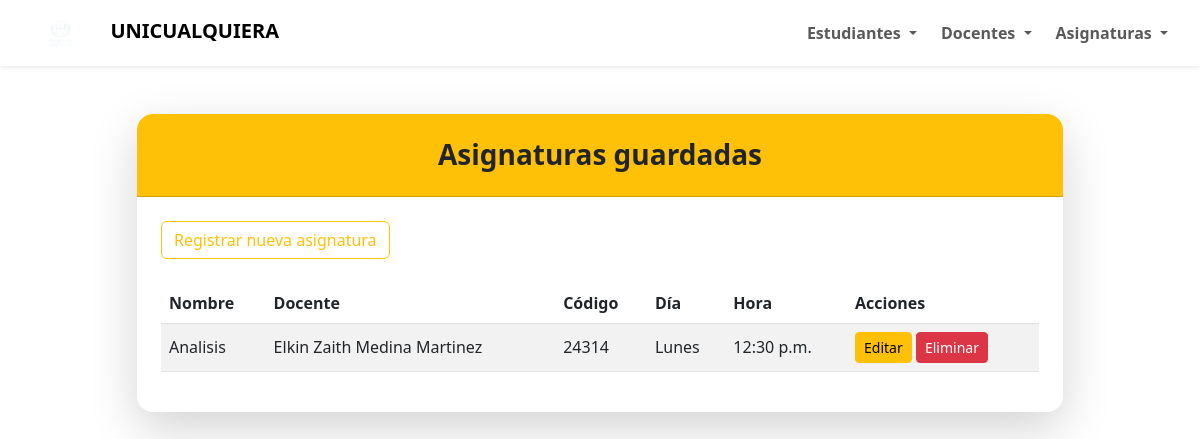
/asignaturas/, run on an earlier commit of the app's database.
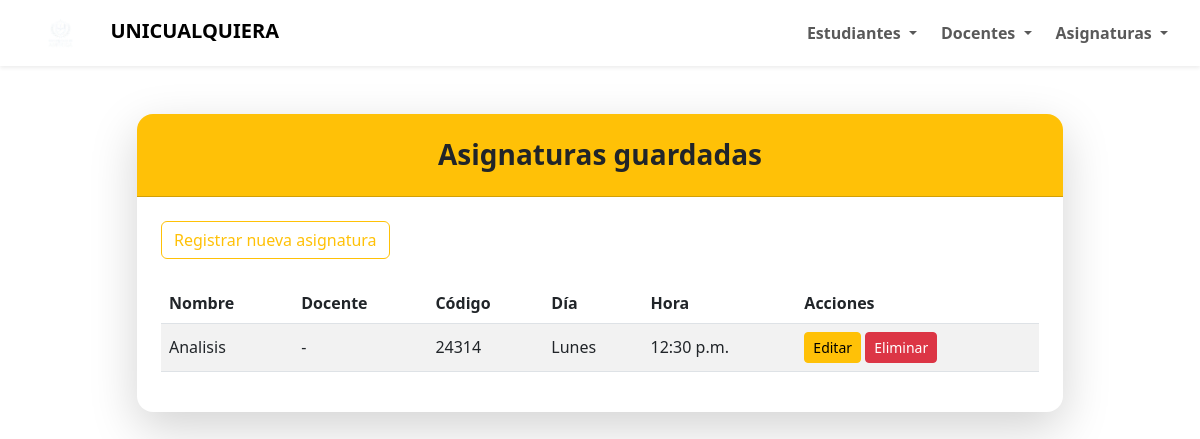
And on a later commit of the database.
### apps/asignaturas/models.py (models this page shows, shortened)
class asignaturas(models.Model):
    nombre = models.CharField(max_length=100)
    docente = models.ForeignKey(
        "docentes.docentes",
        on_delete=models.SET_NULL,
        null=True,
        verbose_name="Docente",
    )
    codigo = models.CharField(
        max_length=20, primary_key=True, verbose_name="Codigo", unique=True
    )
    class dia(models.TextChoices):
        Lunes = "Lunes"
        Martes = "Martes"
        Miercoles = "Miercoles"
        Jueves = "Jueves"
        Viernes = "Viernes"
    dia_de_clase = models.CharField(
        max_length=9, blank=False, default="Lunes", choices=dia, verbose_name="Dia"
    )
    hora = models.TimeField(null=True, verbose_name="Hora de la clase")
    class Meta:
        verbose_name = "Asignatura"
        verbose_name_plural = "Asignaturas"

### apps/docentes/models.py (models this page shows, shortened)
class docentes(models.Model):
    nombre = models.CharField(max_length=100, verbose_name="Nombre completo")
    correo = models.CharField(
        max_length=100,
        validators=[validar_correo],
        unique=True,
        verbose_name="Correo electronico",
    )
    class sexo_docente(models.TextChoices):
        Hombre = "H", "Hombre"
        Mujer = "M", "Mujer"
    sexo = models.CharField(
        max_length=1,
        choices=sexo_docente,
        blank=False,
        default="H",
        verbose_name="Sexo",
    )
    class Meta:
        verbose_name = "Docente"
        verbose_name_plural = "Docentes"

### apps/asignaturas/views.py (the view)
# urls.py: path('', views.lista_asignaturas, name='lista_asignaturas'),
def lista_asignaturas(request):
    asignaturas_lista = asignaturas.objects.all()
    return render(request, 'asignaturas/lista_asignaturas.html', {'asignaturas': asignaturas_lista})

### templates/asignaturas/lista_asignaturas.html (shortened to what this page needs)
{% extends 'base_layout.html' %}
{% block content %}
<div class="container py-5">
    <div class="row justify-content-center">
        <div class="col-lg-10">
            <div class="card shadow-lg border-0 rounded-4">
                <div class="card-header bg-warning text-dark text-center py-4 rounded-top-4">
                    <h3 class="mb-0 fw-bold">Asignaturas guardadas</h3>
                </div>
                <div class="card-body p-4">
                    <a href="{% url 'crear_asignatura' %}" class="btn btn-outline-warning mb-4">Registrar nueva asignatura</a>
                    {% if asignaturas %}
                        <div class="table-responsive">
                            <table class="table table-striped align-middle">
                                <thead>
                                    <tr>
                                        <th>Nombre</th>
                                        <th>Docente</th>
                                        <th>Código</th>
                                        <th>Día</th>
                                        <th>Hora</th>
                                        <th>Acciones</th>
                                    </tr>
                                </thead>
                                <tbody>
                                    {% for asignatura in asignaturas %}
                                        <tr>
                                            <td>{{ asignatura.nombre }}</td>
                                            <td>{% if asignatura.docente %}{{ asignatura.docente.nombre }}{% else %}-{% endif %}</td>
                                            <td>{{ asignatura.codigo }}</td>
                                            <td>{{ asignatura.dia_de_clase }}</td>
                                            <td>{{ asignatura.hora }}</td>
                                            <td>
                                                <a href="{% url 'actualizar_asignatura' asignatura.pk %}" class="btn btn-sm btn-warning">Editar</a>
                                                <form action="{% url 'eliminar_asignatura' asignatura.pk %}" method="post" class="d-inline">
                                                    <button type="submit" class="btn btn-sm btn-danger">Eliminar</button>
                                                </form>
                                            </td>
                                        </tr>
                                    {% endfor %}
                                </tbody>
                            </table>
                        </div>
                    {% else %}
                        <p class="text-muted">Aún no hay asignaturas registradas.</p>
                    {% endif %}
                </div>
            </div>
        </div>
    </div>
</div>
{% endblock %}

What changed in the data, as far as the page shows it:
changed asignaturas "Analisis": docente.nombre "Elkin Zaith Medina Martinez" → (not shown); now shows "-"
